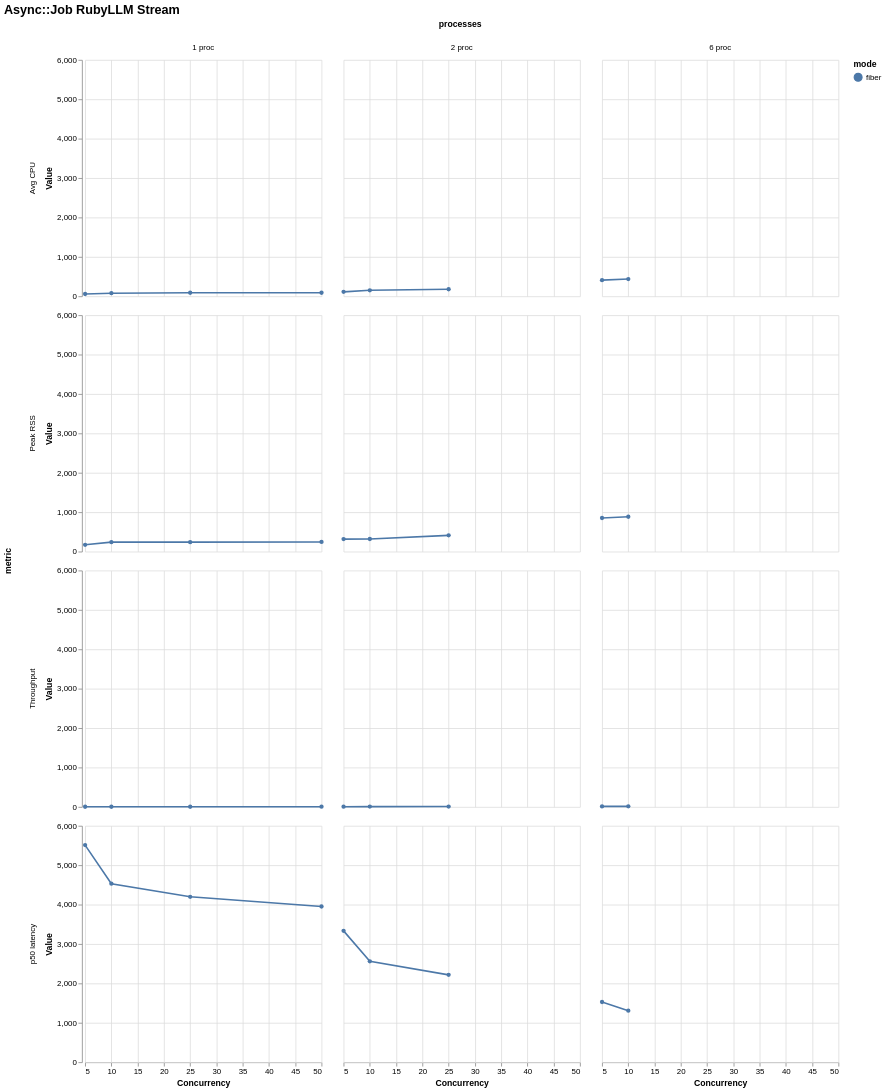

Here is the Vega-Lite specification saved for this chart:
### Vega-Lite specification from a JSON file in a GitHub repository (floating-point values rounded to 4 significant figures)
{"$schema": "https://vega.github.io/schema/vega-lite/v6.json", "title": "Async::Job RubyLLM Stream", "data": {"values": [{"mode": "fiber", "concurrency": 5, "processes": "1 proc", "metric": "Throughput", "value": 3.28, "unit": "jobs/s"}, {"mode": "fiber", "concurrency": 5, "processes": "1 proc", "metric": "Peak RSS", "value": 172.9, "unit": "MB"}, {"mode": "fiber", "concurrency": 5, "processes": "1 proc", "metric": "Avg CPU", "value": 57.3, "unit": "%"}, {"mode": "fiber", "concurrency": 5, "processes": "1 proc", "metric": "p50 latency", "value": 5512.0, "unit": "ms"}, {"mode": "fiber", "concurrency": 10, "processes": "1 proc", "metric": "Throughput", "value": 4.35, "unit": "jobs/s"}, {"mode": "fiber", "concurrency": 10, "processes": "1 proc", "metric": "Peak RSS", "value": 240.5, "unit": "MB"}, {"mode": "fiber", "concurrency": 10, "processes": "1 proc", "metric": "Avg CPU", "value": 78.1, "unit": "%"}, {"mode": "fiber", "concurrency": 10, "processes": "1 proc", "metric": "p50 latency", "value": 4532.0, "unit": "ms"}, {"mode": "fiber", "concurrency": 25, "processes": "1 proc", "metric": "Throughput", "value": 4.72, "unit": "jobs/s"}, {"mode": "fiber", "concurrency": 25, "processes": "1 proc", "metric": "Peak RSS", "value": 240.3, "unit": "MB"}, {"mode": "fiber", "concurrency": 25, "processes": "1 proc", "metric": "Avg CPU", "value": 90.3, "unit": "%"}, {"mode": "fiber", "concurrency": 25, "processes": "1 proc", "metric": "p50 latency", "value": 4198.0, "unit": "ms"}, {"mode": "fiber", "concurrency": 50, "processes": "1 proc", "metric": "Throughput", "value": 5.01, "unit": "jobs/s"}, {"mode": "fiber", "concurrency": 50, "processes": "1 proc", "metric": "Peak RSS", "value": 245.3, "unit": "MB"}, {"mode": "fiber", "concurrency": 50, "processes": "1 proc", "metric": "Avg CPU", "value": 89.6, "unit": "%"}, {"mode": "fiber", "concurrency": 50, "processes": "1 proc", "metric": "p50 latency", "value": 3953.0, "unit": "ms"}, {"mode": "fiber", "concurrency": 5, "processes": "2 proc", "metric": "Throughput", "value": 5.65, "unit": "jobs/s"}, {"mode": "fiber", "concurrency": 5, "processes": "2 proc", "metric": "Peak RSS", "value": 317.6, "unit": "MB"}, {"mode": "fiber", "concurrency": 5, "processes": "2 proc", "metric": "Avg CPU", "value": 112.3, "unit": "%"}, {"mode": "fiber", "concurrency": 5, "processes": "2 proc", "metric": "p50 latency", "value": 3334.0, "unit": "ms"}, {"mode": "fiber", "concurrency": 10, "processes": "2 proc", "metric": "Throughput", "value": 7.41, "unit": "jobs/s"}, {"mode": "fiber", "concurrency": 10, "processes": "2 proc", "metric": "Peak RSS", "value": 320.4, "unit": "MB"}, {"mode": "fiber", "concurrency": 10, "processes": "2 proc", "metric": "Avg CPU", "value": 152.2, "unit": "%"}, {"mode": "fiber", "concurrency": 10, "processes": "2 proc", "metric": "p50 latency", "value": 2562.0, "unit": "ms"}, {"mode": "fiber", "concurrency": 25, "processes": "2 proc", "metric": "Throughput", "value": 8.91, "unit": "jobs/s"}, {"mode": "fiber", "concurrency": 25, "processes": "2 proc", "metric": "Peak RSS", "value": 412.6, "unit": "MB"}, {"mode": "fiber", "concurrency": 25, "processes": "2 proc", "metric": "Avg CPU", "value": 179.2, "unit": "%"}, {"mode": "fiber", "concurrency": 25, "processes": "2 proc", "metric": "p50 latency", "value": 2217.0, "unit": "ms"}, {"mode": "fiber", "concurrency": 5, "processes": "6 proc", "metric": "Throughput", "value": 12.91, "unit": "jobs/s"}, {"mode": "fiber", "concurrency": 5, "processes": "6 proc", "metric": "Peak RSS", "value": 852.2, "unit": "MB"}, {"mode": "fiber", "concurrency": 5, "processes": "6 proc", "metric": "Avg CPU", "value": 409.3, "unit": "%"}, {"mode": "fiber", "concurrency": 5, "processes": "6 proc", "metric": "p50 latency", "value": 1529.0, "unit": "ms"}, {"mode": "fiber", "concurrency": 10, "processes": "6 proc", "metric": "Throughput", "value": 13.96, "unit": "jobs/s"}, {"mode": "fiber", "concurrency": 10, "processes": "6 proc", "metric": "Peak RSS", "value": 884.3, "unit": "MB"}, {"mode": "fiber", "concurrency": 10, "processes": "6 proc", "metric": "Avg CPU", "value": 436.9, "unit": "%"}, {"mode": "fiber", "concurrency": 10, "processes": "6 proc", "metric": "p50 latency", "value": 1308.0, "unit": "ms"}]}, "mark": {"type": "line", "point": true, "tooltip": true}, "encoding": {"x": {"field": "concurrency", "type": "quantitative", "title": "Concurrency"}, "y": {"field": "value", "type": "quantitative", "title": "Value"}, "color": {"field": "mode", "type": "nominal"}, "tooltip": [{"field": "mode", "type": "nominal"}, {"field": "concurrency", "type": "nominal"}, {"field": "processes", "type": "nominal"}, {"field": "metric", "type": "nominal"}, {"field": "percentile", "type": "nominal"}, {"field": "value", "type": "quantitative"}], "row": {"field": "metric", "type": "nominal"}, "column": {"field": "processes", "type": "nominal"}}, "config": {"background": "white", "axis": {"labelFont": "Arial", "titleFont": "Arial", "grid": true}, "legend": {"labelFont": "Arial", "titleFont": "Arial"}, "title": {"font": "Arial", "fontSize": 16, "anchor": "start"}, "view": {"stroke": null}}}
